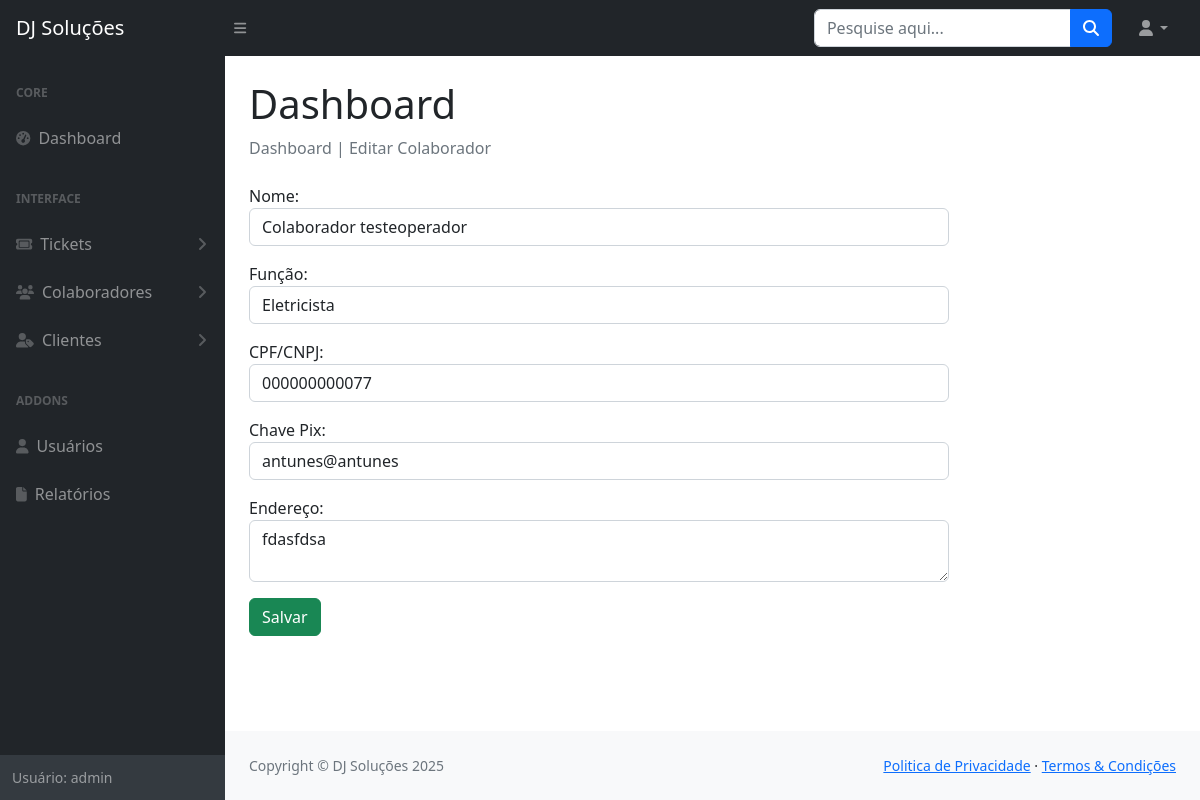
The page /colaborador/editar-colaborador/2 (signed in) on the database its author committed.
### colaborador/models.py (models this page shows, shortened)
class Colaborador(models.Model):
    nomeCol = models.CharField(max_length=255)
    usuario = models.ForeignKey(User, on_delete=models.SET_NULL, null=True)
    telefone = models.CharField(max_length=11)
    cpf_cnpj = models.CharField(max_length=20, null=True, unique=True)
    pix = models.CharField(max_length=100)
    funcao = models.CharField(max_length=100)
    enderecoCol = models.TextField()

### colaborador/views.py (the view)
# urls.py: path('editar-colaborador/<int:id_colaborador>', views.editarColaborador, name='editar-colaborador'),
@login_required
def editarColaborador(request, id_colaborador):
    colaborador = Colaborador.objects.get(pk=id_colaborador)
    form = ColaboradorForm(request.POST or None, instance=colaborador)
    if form.is_valid():
        form.save()
        messages.add_message(request, messages.SUCCESS, "Colaborador editado, com sucesso!")
        return redirect('/colaborador/')
    context = {
        'colaborador':colaborador,
        'form':form,
        'url': 'colaborador',
        'title': 'Editar Colaborador',
        'id': id_colaborador,
    }
    return render(request, 'crud/editar.html', context)

### colaborador/forms.py
class ColaboradorForm(forms.ModelForm):
    class Meta:
        model = Colaborador
        fields = ['nomeCol', 'funcao', 'cpf_cnpj', 'pix', 'enderecoCol']
        labels = {
            'nomeCol': 'Nome',
            'funcao': 'Função',
            'cpf_cnpj': 'CPF/CNPJ',
            'pix': 'Chave Pix',
            'enderecoCol': 'Endereço'
        }
        widgets = {
            'nomeCol': forms.TextInput(attrs={'class': 'form-control','style': 'width: 700px;', 'placeholder':'Exemplo: Antônio José da Silva'}),
            'funcao': forms.TextInput(attrs={'class': 'form-control','style': 'width: 700px;','placeholder':'Exemplo: Eletricista'}),
            'cpf_cnpj': forms.TextInput(attrs={'class': 'form-control','style': 'width: 700px;', 'placeholder':'Digite o CPF ou CNPJ'}),
            'pix': forms.TextInput(attrs={'class': 'form-control','style': 'width: 700px;', 'placeholder':'Coloque a chave pix do colaborador'}),
            'enderecoCol': forms.Textarea(attrs={'class': 'form-control','style': 'width: 700px;', 'rows': 2, 'placeholder':'Avenida Getúlio Vargas, 198, Centro, Magalhães de Aleida - MA'}),
        }

### templates/crud/editar.html (shortened to what this page needs)
{% extends '_layout/base.html' %}
{% block conteudo %}
<div class='row'>
    <form action="/{{url}}/editar-{{url}}/{{id}}" method="post">
        {{ form.as_p }}
        <button class="btn btn-success" type="submit">Salvar</button>
    </form>
</div>
{% endblock %}

### templates/paginas/nav-lateral.html (shortened to what this page needs)
{% load permission_tags %}
<div id="layoutSidenav_nav">
    <nav class="sb-sidenav accordion sb-sidenav-dark" id="sidenavAccordion">
        <div class="sb-sidenav-menu">
            <div class="nav">
                <div class="sb-sidenav-menu-heading">Core</div>
                <a class="nav-link" href="/">
                    <div class="sb-nav-link-icon"><i class="fas fa-tachometer-alt"></i></div>
                    Dashboard
                </a>
                <div class="sb-sidenav-menu-heading">Interface</div>
                <a class="nav-link collapsed" href="#" data-bs-toggle="collapse" data-bs-target="#collapseLTickets" aria-expanded="false" aria-controls="collapseLTickets">
                    <div class="sb-nav-link-icon"><i class="fas fa-ticket"></i></div>
                    Tickets
                    <div class="sb-sidenav-collapse-arrow"><i class="fas fa-angle-down"></i></div>
                </a>
                <a class="nav-link collapsed" href="#" data-bs-toggle="collapse" data-bs-target="#collapseColaborador" aria-expanded="false" aria-controls="collapseColaborador">
                    <div class="sb-nav-link-icon"><i class="fas fa-users"></i></div>
                    Colaboradores
                    <div class="sb-sidenav-collapse-arrow"><i class="fas fa-angle-down"></i></div>
                </a>
                <a class="nav-link collapsed" href="#" data-bs-toggle="collapse" data-bs-target="#collapseClientes" aria-expanded="false" aria-controls="collapseClientes">
                    <div class="sb-nav-link-icon"><i class="fas fa-user-tag"></i></div>
                    Clientes
                    <div class="sb-sidenav-collapse-arrow"><i class="fas fa-angle-down"></i></div>
                </a>
                {% if user|has_role:'super' %}
                <div class="sb-sidenav-menu-heading">Addons</div>
                <a class="nav-link" href="{% url 'index-usuario' %}">
                    <div class="sb-nav-link-icon"><i class="fas fa-user"></i></div>
                    Usuários
                </a>
                <a class="nav-link" href="tables.html">
                    <div class="sb-nav-link-icon"><i class="fas fa-file"></i></div>
                    Relatórios
                </a>
                {%  endif %}
            </div>
        </div>
        <div class="sb-sidenav-footer">
            <div class="small">Usuário: {{user.username}}</div>
        </div>
    </nav>
</div>

### rows shown on the page
Colaborador: nomeCol "Colaborador testeoperador", funcao "Eletricista", cpf_cnpj "000000000077", pix "antunes@antunes", enderecoCol "fdasfdsa"

### other values the page prints
{{ user.username }} "admin"
{{ title }} "Editar Colaborador"
